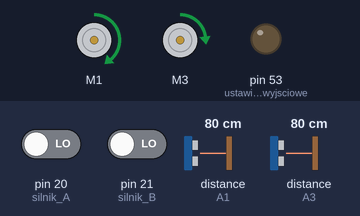
This sketch was run on a simulated Arduino Mega 2560, built with avr-gcc and run on an emulated ATmega2560. Parts: 2 × DC motor (green arrow = forward, orange = backward, longer = faster), output pins drawn as LEDs (lit = HIGH). Wiring (inferred from the names in the program): 2 × ultrasonic range finder: trigger A0, echo A1 / trigger A2, echo A3. Inputs (shaded band) come from the test bench; at power-on: distance to the obstacle (sensors on A3, A1) 80 cm, pin 20 (silnik_A) LOW, pin 21 (silnik_B) LOW. The echo pulse lasts 58.3 µs per cm; storage starts empty; pins used as bus, display or sensor lines are not drawn; what the sketch prints to the serial monitor is not drawn.

Above: at 1.2 s.
1.3 s: distance to the obstacle (sensor on A3) set to 2 cm
At 2.1 s:
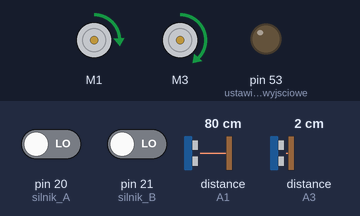
4.3 s: distance to the obstacle (sensor on A3) set to 4 cm
7.3 s: distance to the obstacle (sensor on A3) set to 18 cm
10.3 s: distance to the obstacle (sensor on A3) set to 28 cm
13.3 s: distance to the obstacle (sensor on A3) set to 9 cm
Timing chart, 0 to 20.3 s (numbered marks = the images above; inputs shaded):
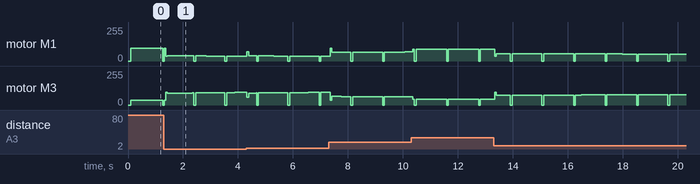

The sketch:

robot_mapujacy.ino
```cpp
#include <SPI.h>
#include <SD.h>

#include <AFMotor.h>
#include "SR04.h" //implementacja bilbioteki do sterowania czujnikami HC-SR04
#include "TimerOne.h"

//Ustawienia karty SD
File mojPlik;
const int8_t WYLACZ_CHIP_SD = 10; //wyłączenie drugiego pinu SD na arduino

int pinCS = 53; // Pin komunikacji z karta SD

//zmienne dla predkosciomierza
const byte silnik_A = 20; //pin przerwania silnik1
const byte silnik_B = 21; //pin przerwania silnik2

volatile int licznik_A = 0; //licznik pulsów enkodera 1
volatile int licznik_B = 0; //licznik pulsów enkodera 2

volatile int obrot_A; //zmienna prędkości silnika1
volatile int obrot_B; //zmienna prędkości silnika2

float wnekiEnkoderow = 20.00; // liczba wnęk w enkoderach

const float srednicaKola = 65.10; // średnica kół (mm)

//Zmienne dla millis
unsigned long startMillis;
unsigned long obecneMillis;
const unsigned long czestotliwoscSD = 100; //częstotliwość zapisu danych na kartę SD w [ms]

bool czasNaZapis = false;

// struktura do trzymania danych
struct robotLog
{
  uint8_t kierunek; // 0 - prosto 1 - skret
  int predkosc_A; // predkosc silnika1
  int predkosc_B; // predkosc silnika2
};

typedef struct robotLog RobotLog;

// tworzenie bufora (wielkość można zmienić
const unsigned int iloscDanychDoBufora = 10;
RobotLog sdBufor[iloscDanychDoBufora];

// indeks do wyznaczenie obecnej pozycji w buforze
unsigned int indeksPozycjiBufora = 0;

//Ustawienie sensorow
int LEWY_SENSOR_TRIG = A2;
int LEWY_SENSOR_ECHO = A3;
int PRZEDNI_SENSOR_TRIG = A0;
int PRZEDNI_SENSOR_ECHO = A1;

SR04 sr04_lewo = SR04(LEWY_SENSOR_ECHO, LEWY_SENSOR_TRIG);
SR04 sr04_przod = SR04(PRZEDNI_SENSOR_ECHO, PRZEDNI_SENSOR_TRIG);

//Ustawienie silnikow
AF_DCMotor motor1(1, MOTOR12_1KHZ);
AF_DCMotor motor2(3, MOTOR34_1KHZ);

int BRAK_PRZESZKODY = 0;
int PRZESZKODA = 1;

//Zmienne PID
const int Kp_lewo = 220; // stala uzyta do skretu
const int Ki_lewo = 1; // stala calki uzyta do poprawy bledu
const int Kd_lewo = 1550; // stala rozniczki uzyta do poprawy predkosci poprawy bledu

const int Kp_przod = 4000; // stala uzyta do skretu
const int Ki_przod = 0; // stala calki uzyta do poprawy bledu
const int Kd_przod = 2300; // stala rozniczki uzyta do poprawy predkosci poprawy bledu

const int docelowaObleglosc = 12; // docelowa odleglosc w cm
const int maksymalnaOdlegloscPrzod = 18; // maksymalna odległość do przeszkody z przodu

int Dp = 65; // docelowa prędkość

float blad_lewo = 0; //błąd odległości od ściany
float ostatniBlad_lewo = 0; //ostatni błąd odległości od ściany
float poprawaSledzenia = 0; //poprawa prędkości silników w celu śledzenia ściany
float p_lewo = 0;  //proporcja
float i_lewo = 0;  //calka
float d_lewo = 0;  //rozniczka

float blad_przod = 0; //błąd odległości od przeszkody
float ostatniBlad_przod = 0; //ostatni błąd odległości od przeszkody
float poprawaPrzeszkody = 0;
float p_przod = 0;  //proporcja
float i_przod = 0;  //calka
float d_przod = 0;  //rozniczka

int predkoscLewegoSilnika = 0;
int predkoscPrawegoSilnika = 0;

int sciana = 0;
int przod = 0;

int statusRobota = 0; // 0 - jazda prosto; 1 - skret w lewo; 2 - przeszkoda
bool statusPrzodu = false;

//0 - true; 1 - false
int skretPrawo = 0;
int skretLewo = 0;
int jazdaProsto = 0;

void setup() {
  Serial.begin(9600);

  //Ustawienie czytnika kart SD
  pinMode(53, OUTPUT); //ustawienie pinu wyjsciowego do modułu SD

  if (!SD.begin(pinCS)) //sprawdzenie czy karta SD jest włożona
  {
    Serial.println("błąd inicializacji karty SD");
  } else
  {
    Serial.println("karta SD gotowa");
  }

  SD.remove("DaneMapy.txt"); //usunięcie pliku z wcześniejszego zapisu
  mojPlik = SD.open("DaneMapy.txt", O_CREAT | O_APPEND | O_WRITE); //stworzenie nowego pliku tekstowego na karcie SD
  mojPlik.close(); //wymagana procedura zamkniecia pliku na karcie SD po kazdym otwarciu

  //włączenie przerwań dla prędkościomierza
  attachInterrupt(digitalPinToInterrupt (silnik_A), ISR_licznik_A, RISING); //zwieksz licznik1 gdy pin predkosciomieza jest na High
  attachInterrupt(digitalPinToInterrupt (silnik_B), ISR_licznik_B, RISING); //zwieksz licznik2 gdy pin predkosciomieza jest na High
}

void loop() {
  obecneMillis = millis();

  czasomierzMillis();
  if(czasNaZapis == true){
    if(predkoscLewegoSilnika != 0 && predkoscPrawegoSilnika != 0){
      licz_predkosc();
      zapiszDane();
    }
  }
  else{
    sekwencja_startowa();
  }
}

void sekwencja_startowa(){
  statusPrzodu = PRZEDNI_STATUS();

  if(statusPrzodu == true){
    if(skretLewo == 0){
      zerowanie_sciana();
    }
    sekwencjaPrzeszkody();

    skretPrawo = 1; // Zmieniam flage skretu na false do nastepnego czasu az natrafi na przeszkode
    jazdaProsto = 0;
  }
  if(statusPrzodu == false){
    sledzSciane();
  }
}

void sledzSciane(){
  //ustawianie flagi skrętu w prawo na false
  skretPrawo = 0;

  //odliczenia PID dla śledzenia ściany
  sciana = sr04_lewo.Distance(); //przypisanie odległości od ściany lewego czujnika do zmiennej "sciana"
  blad_lewo = sciana - docelowaObleglosc; //obliczenie błędu odległości od ściany
  i_lewo = (i_lewo + blad_lewo); //oblicznie części całkującej PID
  d_lewo = (blad_lewo - ostatniBlad_lewo); //obliczenie części różniczkowej PID

 // Serial.println(blad_lewo);

  //obliczenie korekty jaką trzeba nanieść na prędkości kół robota w celu śledzenia ściany
  poprawaSledzenia = Kp_lewo * blad_lewo + Ki_lewo * i_lewo + Kd_lewo * d_lewo;
  poprawaSledzenia = poprawaSledzenia/100;

   //jezeli error_wall jest mniejszy od 10, oznacza to ze robot jedzie obok sciany poprawnie
  if(blad_lewo < 10){
    if(jazdaProsto == 0){
      zerowanie_sciana(); //zerowanie zmiennych przed każdym śledzeniem ściany
    }
    //Ustawienie limitu maksymalnej liczby prędkości
    if(poprawaSledzenia > 30 && poprawaSledzenia > 0){
      poprawaSledzenia = 30;
    }
    //Ustawienie limitu minimalnej liczby prędkości
    if(poprawaSledzenia < -30 && poprawaSledzenia < 0){
      poprawaSledzenia = -30;
    }

    //ustalenie prędkości silników
    predkoscPrawegoSilnika = Dp + poprawaSledzenia;
    predkoscLewegoSilnika = Dp - poprawaSledzenia;

    jazdaProsto = 1;
    skretLewo = 0;
    statusRobota = 0; // 0 - jazda prosto
   //Serial.println("jazda prosto");
  }else{
    //jezeli error_wall jest wiekszy od 10, oznacza to ze robot musi skrecic w lewo
    //zeruje wartosci na poczatku skretu w lewo
    if(skretLewo == 0){
      zerowanie_sciana();
      zerowanie_przod();
    }

    //PID do skrętu w lewo
    int predkoscSkretu = 1.5 * blad_lewo + 11 * d_lewo;

    //Ustawienie limitu maksymalnej liczby prędkości
    if(predkoscSkretu > 30 && predkoscSkretu > 0){
      predkoscSkretu = 30;
    }
    //Ustawienie limitu minimalnej liczby prędkości
    if(predkoscSkretu < -30 && predkoscSkretu < 0){
      predkoscSkretu = -30;
    }
    //ustalenie prędkości silników
    predkoscPrawegoSilnika = Dp + predkoscSkretu;
    predkoscLewegoSilnika = Dp - predkoscSkretu;

    skretLewo = 1;
    jazdaProsto = 0;
    statusRobota = 1; //1 - skret w lewo
    //Serial.println("jazda w lewo");
  }
  //przypisawie obliczonych wcześniej prędkości do silników
  motor1.setSpeed(predkoscPrawegoSilnika);
  motor1.run(FORWARD);
  motor2.setSpeed(predkoscLewegoSilnika);
  motor2.run(FORWARD);

  ostatniBlad_lewo = blad_lewo;
  zerowanie_przod(); //zerowanie wartości przed każdą przeszkodą
}

void sekwencjaPrzeszkody(){

  //odliczenia PID dla ominięcia przeszkody
  przod = sr04_przod.Distance(); //przypisanie odległości od ściany przedniego czujnika do zmiennej "przod"
  blad_przod = (przod - maksymalnaOdlegloscPrzod); //obliczenie błędu odległości od ściany
  i_przod = (i_przod + blad_przod); //oblicznie części całkującej PID
  d_przod = (blad_przod - ostatniBlad_przod); //obliczenie części różniczkowej PID

  //obliczenie korekty jaką trzeba nanieść na prędkości kół robota w celu ominiecia przeszkody
  poprawaPrzeszkody = Kp_przod * blad_przod + Ki_przod * i_przod + Kd_przod * d_przod;
  poprawaPrzeszkody = poprawaPrzeszkody/100;

  //Ustawienie limitu maksymalnej liczby prędkości
  if(poprawaPrzeszkody > 30 && poprawaPrzeszkody > 0){
    poprawaPrzeszkody = 30;
  }
  //Ustawienie limitu minimalnej liczby prędkości
  if(poprawaPrzeszkody < -30 && poprawaPrzeszkody < 0){
    poprawaPrzeszkody = -30;
  }

  //ustalenie prędkości silników
  predkoscPrawegoSilnika = Dp + poprawaPrzeszkody;
  predkoscLewegoSilnika = Dp - poprawaPrzeszkody;

  statusRobota = 2; //2 - skręt w prawo (przeszkoda)
  //Serial.println("jazda w prawo");

  //przypisawie obliczonych wcześniej prędkości do silników
  motor1.setSpeed(predkoscPrawegoSilnika);
  motor1.run(FORWARD);
  motor2.setSpeed(predkoscLewegoSilnika);
  motor2.run(FORWARD);

  ostatniBlad_przod = blad_przod;
}

//zerowanie wartości śledzenia ściany
void zerowanie_sciana(void) {
  i_lewo = 0;
  d_lewo = 0;
  ostatniBlad_lewo = 0;
}
//zerowanie wartości przeszkody
void zerowanie_przod(void) {
  i_przod = 0;
  d_przod = 0;
  ostatniBlad_przod = 0;
}

//status przedniego czujnika (sprawdzanie czy z przodu jest przeszkoda)
bool PRZEDNI_STATUS(void) {
  if (sr04_przod.Distance() < maksymalnaOdlegloscPrzod)
    return true; //przeszkoda
  else
    return false; //brak przeszkody
}

//Zapisywanie danych
void zapiszDane(){
  sdBufor[indeksPozycjiBufora].kierunek = statusRobota;
  sdBufor[indeksPozycjiBufora].predkosc_A = obrot_A;
  sdBufor[indeksPozycjiBufora].predkosc_B = obrot_B;

  indeksPozycjiBufora++;
  if (indeksPozycjiBufora == 10) {
    motor1.setSpeed(0);
    motor1.run(FORWARD);
    motor2.setSpeed(0);
    motor2.run(FORWARD);
    mojPlik = SD.open("DaneMapy.txt", O_CREAT | O_APPEND | O_WRITE);
    for (int i = 0; i < 10; i++) {
      if (mojPlik) {
        mojPlik.print(sdBufor[i].kierunek);
        mojPlik.print(",");
        mojPlik.print(sdBufor[i].predkosc_B);
        mojPlik.print(",");
        mojPlik.println(sdBufor[i].predkosc_A);
      }
    }
    mojPlik.close();
    indeksPozycjiBufora = 0;
  }
  czasNaZapis = false;
}

//czasomierz
void czasomierzMillis() {
  if (obecneMillis - startMillis >= czestotliwoscSD) {
    czasNaZapis = true;
    startMillis = obecneMillis;
  }
}

//funkcje dla prędkościomierza
// zliczanie pulsow motor1
void ISR_licznik_A() {
  licznik_A++;
}

//zliczanie pulsow motor2
void ISR_licznik_B() {
  licznik_B++;
}

//obliczanie prędkości obrotowej silników
void licz_predkosc(){
  obrot_A = (licznik_A / wnekiEnkoderow) * 60;
  licznik_A = 0;
  obrot_B = (licznik_B / wnekiEnkoderow) * 60;
  licznik_B = 0;
}
```

SR04.cpp
```cpp
#include "SR04.h"

SR04::SR04(int echoPin, int triggerPin) {
    _echoPin = echoPin;
    _triggerPin = triggerPin;
    pinMode(_echoPin, INPUT);
    pinMode(_triggerPin, OUTPUT);
    _autoMode = false;
    _distance = 999;
}


long SR04::Distance() {
    long d = 0;
    _duration = 0;
    digitalWrite(_triggerPin, LOW);
    delayMicroseconds(2);
    digitalWrite(_triggerPin, HIGH);
    delayMicroseconds(10);
    digitalWrite(_triggerPin, LOW);
    delayMicroseconds(2);
    _duration = pulseIn(_echoPin, HIGH, PULSE_TIMEOUT);
    d = MicrosecondsToCentimeter(_duration);
    delay(25);
    return d;
}

long SR04::DistanceAvg(int wait, int count) {
    long min, max, avg, d;
    min = 999;
    max = 0;
    avg = d = 0;

    if (wait < 25) {
        wait = 25;
    }

    if (count < 1) {
        count = 1;
    }

    for (int x = 0; x < count + 2; x++) {
        d = Distance();

        if (d < min) {
            min = d;
        }

        if (d > max) {
            max = d;
        }

        avg += d;
    }

    // substract highest and lowest value
    avg -= (max + min);
    // calculate average
    avg /= count;
    return avg;
}

void SR04::Ping() {
    _distance = Distance();
}

long SR04::getDistance() {
    return _distance;
}

long SR04::MicrosecondsToCentimeter(long duration) {
    long d = (duration * 100) / 5882;
    //d = (d == 0)?999:d;
    return d;
}
```

SR04.h
```cpp
#ifndef SR04_H
#define SR04_H

#if defined(ARDUINO) && ARDUINO >= 100
  #include "Arduino.h"
#else
  #include "WProgram.h"
#endif
//#include "pins_arduino.h"

#include <inttypes.h>

#define PULSE_TIMEOUT 150000L // 100ms
#define DEFAULT_DELAY 10
#define DEFAULT_PINGS 5
class SR04 {
public:

  /**
  * Constructor
  * Ultrasonic sensor SR04, four connections pins
  * VCC, ECHO, TRIGGER, GND
  * <br>
  * \param echoPin digital INPUT-Pin for measuring distance
  * \param triggerPin if 10us high a trigger signal is generated from
  *         SR04
  *
  * \return void
  */
  SR04(int echoPin, int triggerPin);

  /**
  * Do a measurment for this sensor. Return distance as long
  * in centimenter
  * \return long distance in centimeter
  */
  long Distance();

  /**
  * Do count measurents and calculate the average.
  * To avoid defilement from ow/high peaks, min/max values
  * are substracted from the average
  *
  * \param wait delay between measurements, default = DEFAULT_DELAY/ms
  * \param count number of measurements, default DEFAULT_PINGS
  * \return long distance in centimeter
  **/
  long DistanceAvg(int wait=DEFAULT_DELAY, int count=DEFAULT_PINGS);

  /**
  * Do only a ping. Get result with methode getDistance()
  *
  * \param keine
  */
  void Ping() ;

  /**
  * return latest distance. Methode Ping() should be called before
  * \param keine
  * \return Distanz in Zentimeter
  */
  long getDistance();


private:
  /**
  * Do the measurement calculation and return result in centimeter
  * SR04 measure echo time to obstacle and return way.
  * <br>
  * Sound travels with 340m/sec
  * <br>
  * Example: Obstace 100cm away from SR04. Measure time is 100cm to
  * obstacle and 100cm return = 200cm
  * <br>
  * 1sec = 1000ms = 1.000.000uS
  * 1.000.000 / 340 = Distance in microseconds for 100cm
  * 2941uS fuer 100cm = 5882 uS fuer 200cm
  *
  * duration / 5882 * 100 = distance in cm
  */
  long MicrosecondsToCentimeter(long duration);

  long _currentDistance;
  int _echoPin, _triggerPin;
  long _duration, _distance;
  bool _autoMode;
};
#endif
```
